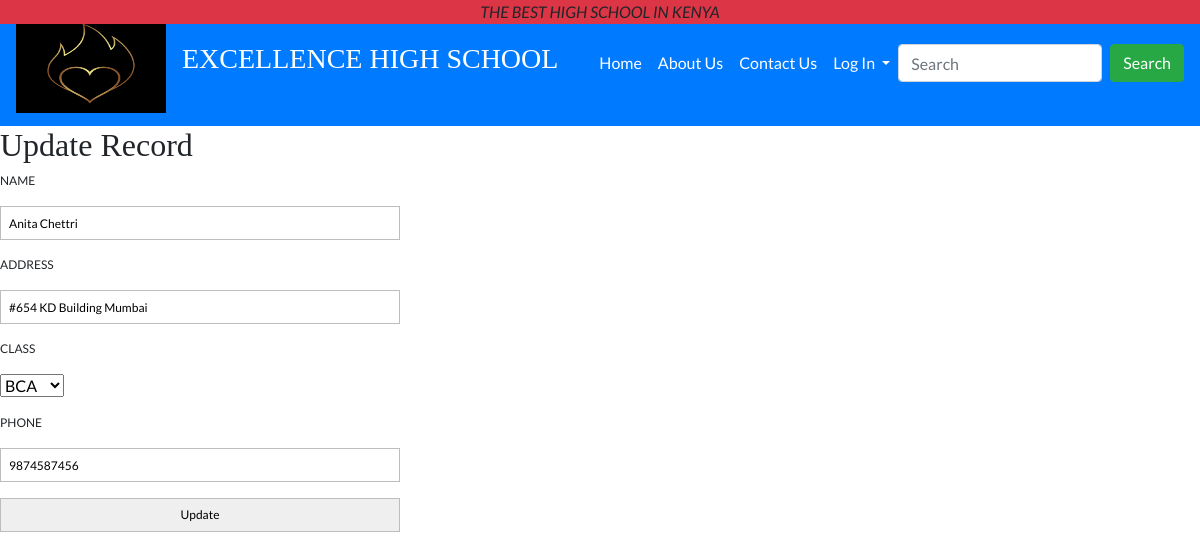
Page /edit.php?id=2 on the committed database.
### tables this page shows
CREATE TABLE `student` (
  `sid` int(10) NOT NULL,
  `sname` varchar(30) NOT NULL,
  `saddress` varchar(100) NOT NULL,
  `sclass` int(10) NOT NULL,
  `sphone` varchar(10) NOT NULL
);

### edit.php (the view, shortened to what this page needs)
<?php include 'header.php'; ?>
<div id="main-content">
    <h2>Update Record</h2>
    <?php
    include 'config.php';
    $stu_id = $_GET['id'];
    $sql = "SELECT * FROM student WHERE sid = {$stu_id}";
    $result = mysqli_query($conn, $sql) or die("Query Unsuccessful.");
    if(mysqli_num_rows($result) > 0)  {
      while($row = mysqli_fetch_assoc($result)){
    ?>
    <form class="post-form" action="updatedata.php" method="post">
      <div class="form-group">
          <label>Name</label>
          <input type="text" name="sname" value="<?php echo $row['sname']; ?>"/>
      </div>
      <div class="form-group">
          <label>Address</label>
          <input type="text" name="saddress" value="<?php echo $row['saddress']; ?>"/>
      </div>
      <div class="form-group">
          <label>Class</label>
          <?php
            $sql1 = "SELECT * FROM studentclass";
            $result1 = mysqli_query($conn, $sql1) or die("Query Unsuccessful.");
            if(mysqli_num_rows($result1) > 0)  {
              echo '<select name="sclass">';
              while($row1 = mysqli_fetch_assoc($result1)){
                if($row['sclass'] == $row1['cid']){
                  $select = "selected";
                }else{
                  $select = "";
                }
                echo  "<option {$select} value='{$row1['cid']}'>{$row1['cname']}</option>";
              }
          echo "</select>";
        }
            ?>
      </div>
      <div class="form-group">
          <label>Phone</label>
          <input type="text" name="sphone" value="<?php echo $row['sphone']; ?>"/>
      </div>
      <input class="submit" type="submit" value="Update"/>
    </form>
    <?php
      }
    }
    ?>
</div>
</body>
</html>

### custom.css (style rules this page uses)
body { font-family: 'Lato', sans-serif; }
h1, h2, h3 { font-family: 'Playfair Display', serif; font-weight: 300; }
label { display: block; text-transform: uppercase; font-size: 12px; padding: 0px 0px 8px 0px; }
input { display: block; height: 34px; margin: 0; padding: 0px 8px; font-size: 12px; }
input, textarea { width: 400px; border: 1px solid #bdbdbd; -webkit-box-sizing: border-box; box-sizing: border-box; }

### rows in the picture
student: sname "Anita Chettri", saddress "#654 KD Building Mumbai", sphone "9874587456"

### other values in the picture
form field sclass "BCA"
